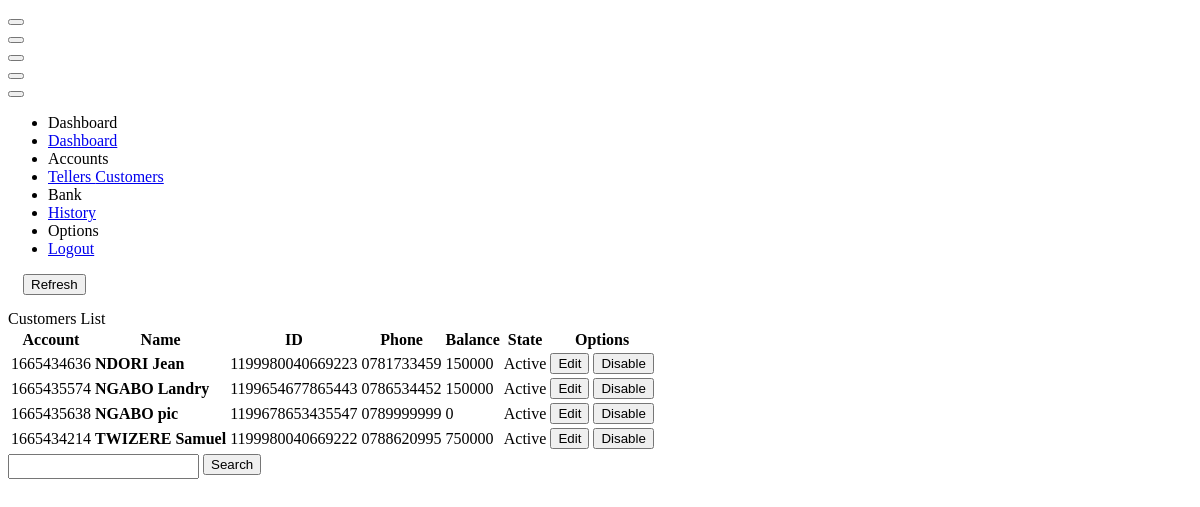
Screenshot of /panel/membersList.php (signed in) with the database file from the repository.
### tables this page shows
CREATE TABLE `accounts` (
  `id` int(11) NOT NULL,
  `accountno` varchar(100) NOT NULL,
  `fullname` varchar(100) NOT NULL,
  `idcard` varchar(100) NOT NULL,
  `phone` varchar(100) NOT NULL,
  `mobilepin` varchar(100) NOT NULL,
  `balance` varchar(100) NOT NULL DEFAULT '0',
  `deleted` int(1) NOT NULL DEFAULT 0
);

### panel/membersList.php (the view, shortened to what this page needs)
<!DOCTYPE html>
<html lang="en" >
<head>
  <link rel="stylesheet" href="./style.css">
</head>
<body>
<!doctype html>
<html lang="en">
<head>
<link href="https://demo.dashboardpack.com/architectui-html-free/main.css" rel="stylesheet"></head>
<body>
    <div class="app-container app-theme-white body-tabs-shadow fixed-sidebar fixed-header">
        <div class="app-header header-shadow">
            <div class="app-header__logo">
                <div class="header__pane ml-auto">
                    <div>
                        <button type="button" class="hamburger close-sidebar-btn hamburger--elastic" data-class="closed-sidebar">
                        </button>
                    </div>
                </div>
            </div>
            <div class="app-header__mobile-menu">
                <div>
                    <button type="button" class="hamburger hamburger--elastic mobile-toggle-nav">
                    </button>
                </div>
            </div>
        </div>
        <div class="app-main">
                <div class="app-sidebar sidebar-shadow">
                    <div class="app-header__logo">
                        <div class="header__pane ml-auto">
                            <div>
                                <button type="button" class="hamburger close-sidebar-btn hamburger--elastic" data-class="closed-sidebar">
                                </button>
                            </div>
                        </div>
                    </div>
                    <div class="app-header__mobile-menu">
                        <div>
                            <button type="button" class="hamburger hamburger--elastic mobile-toggle-nav">
                            </button>
                        </div>
                    </div>
                    <div class="app-header__menu">
                        <span>
                            <button type="button" class="btn-icon btn-icon-only btn btn-primary btn-sm mobile-toggle-header-nav">
                            </button>
                        </span>
                    </div>
                    <div class="scrollbar-sidebar">
                        <div class="app-sidebar__inner">
                            <ul class="vertical-nav-menu">
                                <li class="app-sidebar__heading">Dashboard</li>
                                <li>
                                    <a href="index">
                                        Dashboard
                                    </a>
                                </li>
                                <li class="app-sidebar__heading">Accounts</li>
                                <li>
                                    <?php if(isset($_SESSION['gb_staff_admin'])){
                                        echo"<a href='usersList'>
                                            <i class='metismenu-icon pe-7s-user'></i>
                                            Tellers
                                        </a>";
                                    } ?>
                                    <a href="membersList" class="mm-active">
                                        Customers
                                    </a>
                                </li>
                                <li class="app-sidebar__heading">Bank</li>
                                <li>
                                    <a href="bank">
                                        History
                                    </a>
                                </li>
                                <li class="app-sidebar__heading">Options</li>
                                <li>
                                    <a href="logout">
                                        Logout
                                    </a>
                                </li>
                            </ul>
                        </div>
                    </div>
                </div>
                <div class="app-main__outer">
                    <div class="app-main__inner">
                        <div class="row">
                            <a href="membersList"><button type="button" class="btn btn-warning btn-sm" style="margin-left: 15px; margin-bottom: 15px">Refresh</button></a>
                            <div class="col-md-12">
                                <div class="main-card mb-3 card">
                                    <div class="card-header">Customers List</div>
                                    <div class="table-responsive">
                                        <table class="align-middle mb-0 table table-borderless table-striped table-hover">
                                            <thead>
                                            <tr>
                                                <th>Account</th>
                                                <th>Name</th>
                                                <th>ID</th>
                                                <th>Phone</th>
                                                <th>Balance</th>
                                                <th>State</th>
                                                <th colspan="2" style="text-align: center;">Options</th>
                                            </tr>
                                            </thead>
                                            <tbody>
                                            <?php
                                                if (isset($_GET['keyCode'])) {
                                                    $keyCode = $_GET['keyCode'];
                                                    $sql_u = mysqli_query($connect, "SELECT * FROM accounts WHERE (accountno LIKE '%$keyCode%' OR fullname LIKE '%$keyCode%' OR phone LIKE '%$keyCode%' OR idcard LIKE '%$keyCode%') ORDER BY fullname ASC");
                                                }else{
                                                    $sql_u = mysqli_query($connect, "SELECT * FROM accounts ORDER BY fullname ASC");
                                                }
                                                while($d_u = mysqli_fetch_array($sql_u)){
                                                    if($d_u['deleted'] == 1){
                                                        $dd = "Disabled";
                                                    }else{
                                                       $dd = "Active";
                                                    }
                                                    echo"<tr>
                                                        <td>".$d_u['accountno']."</td>
                                                        <td><b>".$d_u['fullname']."</b></td>
                                                        <td>".$d_u['idcard']."</td>
                                                        <td>".$d_u['phone']."</td>
                                                        <td>".$d_u['balance']."</td>
                                                        <td>".$dd."</td>
                                                        <td>
                                                            <a href='editMember?account=".$d_u['accountno']."'><button type='button' id='PopoverCustomT-1' class='btn btn-primary btn-sm'>Edit</button></a>
                                                        </td>";
                                                        if(isset($_SESSION['gb_staff_admin'])){
                                                            echo"<td>";
                                                                if($d_u['deleted'] == 0){
                                                                    echo"<a href='../server.php?deleteAccount=".$d_u['accountno']."'><button type='button' id='PopoverCustomT-1' class='btn btn-danger btn-sm'>Disable</button></a>";
                                                                }else{
                                                                    echo"<a href='../server.php?activateAccount=".$d_u['accountno']."'><button type='button' id='PopoverCustomT-1' class='btn btn-success btn-sm'>Enable</button></a>";
                                                                }
                                                            echo"</td>";
                                                        }
                                                        echo"</tr>";
                                                }
                                            ?>
                                            </tbody>
                                        </table>
                                    </div>
                                    <div class="d-block text-center card-footer">
                                        <form method="GET">
                                            <input type="text" name="keyCode" style="padding: 3px 5px; position: relative; top: 2px;">
                                            <button class="btn-wide btn btn-success">Search</button>
                                        </form>
                                    </div>
                                </div>
                            </div>
                        </div>
                    </div>
                </div>
        </div>
    </div>
<script type="text/javascript" src="https://demo.dashboardpack.com/architectui-html-free/assets/scripts/main.js"></script></body>
</html>
</body>
</html>

### rows the page displays
accounts: accountno "1665434636", fullname "NDORI Jean", idcard "1199980040669223", phone "0781733459", balance "150000", deleted "Active"
accounts: accountno "1665435574", fullname "NGABO Landry", idcard "1199654677865443", phone "0786534452", balance "150000", deleted "Active"
accounts: accountno "1665435638", fullname "NGABO pic", idcard "1199678653435547", phone "0789999999", balance "0", deleted "Active"
accounts: accountno "1665434214", fullname "TWIZERE Samuel", idcard "1199980040669222", phone "0788620995", balance "750000", deleted "Active"
